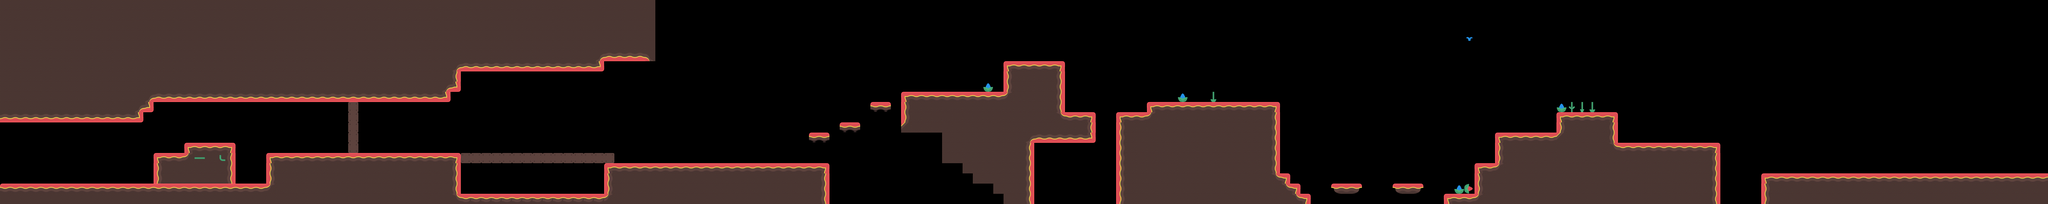

A level layout from a 2D game, rendered from its tile map. Below: a short description, then the map file with tile-grid data replaced by summaries:
An orthogonal 200x20 tile map with 32x32 px tiles, 2 tile layers (tileLayer, elementsLayer), 2 tilesets and 84 objects (34x coin, 20x destroy, 13x walker, 6x jump, 5x staticshooter, ...).

<map version="1.2" tiledversion="1.3.0" orientation="orthogonal" renderorder="right-down" compressionlevel="0" width="200" height="20" tilewidth="32" tileheight="32" infinite="0" nextlayerid="6" nextobjectid="273">
    <tileset firstgid="1" name="world2" tilewidth="32" tileheight="32" spacing="8" margin="4" tilecount="39" columns="39">
        <image source="world2.png" width="1560" height="40" />
    </tileset>
    <tileset firstgid="40" name="elements1" tilewidth="32" tileheight="32" spacing="8" margin="4" tilecount="40" columns="40">
        <image source="elements1.png" width="1600" height="40" />
    </tileset>
    <layer id="1" name="tileLayer" width="200" height="20">
        <data>[4000 cells, 1471 non-empty, 20 distinct tile ids]</data>
    </layer>
    <objectgroup id="2" name="gameObjects">
        <object id="1" name="lee" x="64" y="512" width="32" height="64" />
        <object id="5" name="larry" x="64" y="512" width="32" height="64" />
        <object id="54" name="exit" x="6240" y="448" width="64" height="96" />
        <object id="55" name="coin" x="736" y="384" width="32" height="32" />
        <object id="56" name="coin" x="1760" y="544" width="32" height="32" />
        <object id="57" name="coin" x="1824" y="544" width="32" height="32" />
        <object id="58" name="coin" x="800" y="416" width="32" height="32" />
        <object id="59" name="coin" x="1632" y="544" width="32" height="32" />
        <object id="60" name="coin" x="1568" y="544" width="32" height="32" />
        <object id="61" name="coin" x="1504" y="544" width="32" height="32" />
        <object id="62" name="coin" x="1696" y="544" width="32" height="32" />
        <object id="83" name="coin" x="4544" y="512" width="32" height="32" />
        <object id="97" name="coin" x="5632" y="480" width="32" height="32" />
        <object id="98" name="coin" x="5504" y="480" width="32" height="32" />
        <object id="104" name="walker" x="1280" y="416" width="32" height="64" />
        <object id="105" name="walker" x="896" y="416" width="32" height="64" />
        <object id="106" name="walker" x="2848" y="224" width="32" height="64" />
        <object id="114" name="flyer" x="4384" y="480" width="32" height="64" />
        <object id="115" name="staticshooter" x="1408" y="416" width="32" height="64" />
        <object id="118" name="walker" x="1824" y="544" width="32" height="64" />
        <object id="119" name="staticshooter" x="3072" y="224" width="32" height="64" />
        <object id="123" name="staticshooter" x="6016" y="480" width="32" height="64" />
        <object id="127" name="walker" x="4800" y="352" width="32" height="64" />
        <object id="130" name="walker" x="3392" y="288" width="32" height="64" />
        <object id="133" name="coin" x="5568" y="480" width="32" height="32" />
        <object id="164" name="walker" x="3584" y="256" width="32" height="64" />
        <object id="165" name="staticshooter" x="3936" y="256" width="32" height="64" />
        <object id="175" name="coin" x="4512" y="512" width="32" height="32" />
        <object id="178" name="staticshooter" x="4992" y="288" width="32" height="64" />
        <object id="179" name="walker" x="5248" y="384" width="32" height="64" />
        <object id="180" name="walker" x="5536" y="480" width="32" height="64" />
        <object id="183" name="coin" x="4160" y="416" width="32" height="32" />
        <object id="185" name="coin" x="4096" y="288" width="32" height="32" />
        <object id="200" name="jumper" x="704" y="384" width="32" height="64" />
        <object id="205" name="coin" x="2912" y="224" width="32" height="32" />
        <object id="206" name="coin" x="2944" y="224" width="32" height="32" />
        <object id="207" name="coin" x="2976" y="224" width="32" height="32" />
        <object id="210" name="coin" x="6112" y="480" width="32" height="32" />
        <object id="211" name="coin" x="6144" y="480" width="32" height="32" />
        <object id="212" name="coin" x="4192" y="480" width="32" height="32" />
        <object id="213" name="coin" x="4128" y="352" width="32" height="32" />
        <object id="223" name="walker" x="5664" y="480" width="32" height="64" />
        <object id="224" name="walker" x="5760" y="480" width="32" height="64" />
        <object id="225" name="coin" x="5888" y="480" width="32" height="32" />
        <object id="226" name="coin" x="5920" y="480" width="32" height="32" />
        <object id="227" name="walker" x="5120" y="384" width="32" height="64" />
        <object id="228" name="coin" x="4704" y="352" width="32" height="32" />
        <object id="229" name="coin" x="4672" y="352" width="32" height="32" />
        <object id="237" name="walker" x="1376" y="416" width="32" height="64" />
        <object id="238" name="jumper" x="640" y="384" width="32" height="64" />
        <object id="239" name="coin" x="3648" y="256" width="32" height="32" />
        <object id="240" name="coin" x="3680" y="256" width="32" height="32" />
        <object id="241" name="coin" x="3712" y="256" width="32" height="32" />
        <object id="242" name="coin" x="3776" y="256" width="32" height="32" />
        <object id="243" name="coin" x="3808" y="256" width="32" height="32" />
        <object id="244" name="coin" x="3840" y="256" width="32" height="32" />
        <object id="245" name="coin" x="4928" y="288" width="32" height="32" />
        <object id="246" name="coin" x="4960" y="288" width="32" height="32" />
    </objectgroup>
    <objectgroup id="3" name="interactionObjects">
        <object id="247" name="jump" x="2560" y="416" width="32" height="32" />
        <object id="248" name="jump" x="2528" y="416" width="32" height="32" />
        <object id="249" name="jump" x="2624" y="384" width="32" height="32" />
        <object id="250" name="jump" x="2656" y="384" width="32" height="32" />
        <object id="251" name="jump" x="2720" y="320" width="32" height="32" />
        <object id="252" name="jump" x="2752" y="320" width="32" height="32" />
        <object id="253" name="destroy" x="1088" y="448" width="32" height="32" />
        <object id="254" name="destroy" x="1088" y="416" width="32" height="32" />
        <object id="255" name="destroy" x="1088" y="384" width="32" height="32" />
        <object id="256" name="destroy" x="1088" y="352" width="32" height="32" />
        <object id="257" name="destroy" x="1088" y="320" width="32" height="32" />
        <object id="258" name="destroy" x="1440" y="480" width="32" height="32" />
        <object id="259" name="destroy" x="1472" y="480" width="32" height="32" />
        <object id="260" name="destroy" x="1504" y="480" width="32" height="32" />
        <object id="261" name="destroy" x="1536" y="480" width="32" height="32" />
        <object id="262" name="destroy" x="1568" y="480" width="32" height="32" />
        <object id="263" name="destroy" x="1600" y="480" width="32" height="32" />
        <object id="264" name="destroy" x="1632" y="480" width="32" height="32" />
        <object id="265" name="destroy" x="1664" y="480" width="32" height="32" />
        <object id="266" name="destroy" x="1696" y="480" width="32" height="32" />
        <object id="267" name="destroy" x="1728" y="480" width="32" height="32" />
        <object id="268" name="destroy" x="1760" y="480" width="32" height="32" />
        <object id="269" name="destroy" x="1792" y="480" width="32" height="32" />
        <object id="270" name="destroy" x="1824" y="480" width="32" height="32" />
        <object id="271" name="destroy" x="1856" y="480" width="32" height="32" />
        <object id="272" name="destroy" x="1888" y="480" width="32" height="32" />
    </objectgroup>
    <layer id="5" name="elementsLayer" width="200" height="20">
        <data>[4000 cells, 12 non-empty, 8 distinct tile ids]</data>
    </layer>
</map>
